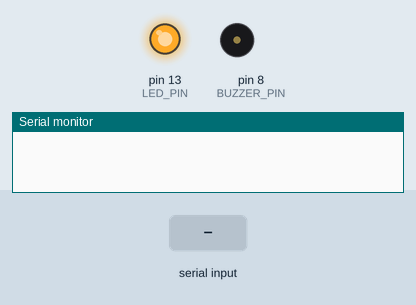
Simulated run of this sketch. Board: Arduino Uno, built with avr-gcc and run on an emulated ATmega328P. Shown: output pins drawn as LEDs (lit = HIGH), buzzer (waves = sounding, pin HIGH), the last lines printed to the serial monitor. Dashed ring = blinking. The test bench sets the inputs (shaded band).

Above: at 0.1 s.
At 1.9 s:
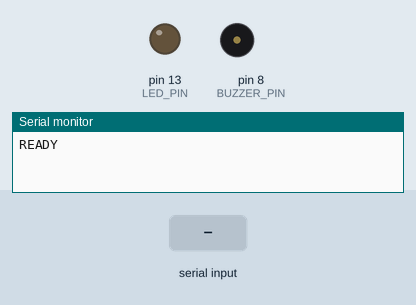
2.0 s: "ALERT_ON\n" received over Serial
At 2.31 s:
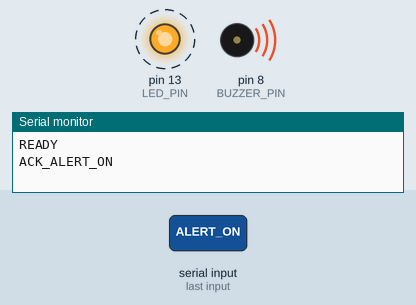
5.0 s: "ALERT_OFF\n" received over Serial
Timing chart, 0 to 8.0 s (numbered marks = the images above; inputs shaded):
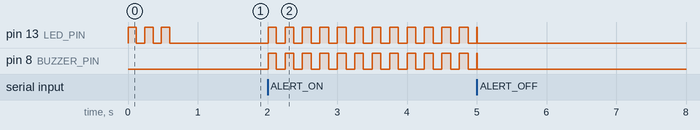

The sketch:

arduino_code.ino
```cpp
/*
 * arduino_code.ino
 * ─────────────────────────────────────────────────────────────
 * AI Driver Drowsiness Detection System — Arduino Firmware
 *
 * Hardware
 * ────────
 *  • Buzzer  →  Digital Pin 8
 *  • LED     →  Digital Pin 13 (onboard LED also activates)
 *
 * Serial Protocol (9600 baud, newline-terminated)
 * ───────────────────────────────────────────────
 *  PC → Arduino  :  "ALERT_ON\n"   → buzzer ON  + LED ON
 *                   "ALERT_OFF\n"  → buzzer OFF + LED OFF
 *                   "PING\n"       → responds "PONG\n" (health-check)
 *
 * Wiring
 * ──────
 *  Buzzer  (+) → Pin 8   |  Buzzer  (-) → GND
 *  LED     (+) → Pin 13 via 220Ω resistor  |  LED (-) → GND
 *
 *  (For active buzzer: directly to pin 8 and GND)
 *  (For passive buzzer: tone() is used instead of digitalWrite)
 *
 * ─────────────────────────────────────────────────────────────
 */

// ── Pin definitions ──────────────────────────────────────────
const int BUZZER_PIN = 8;
const int LED_PIN    = 13;

// ── Buzzer tone (Hz) — only used for passive buzzers ─────────
const int ALERT_TONE_HZ = 2400;

// ── State ────────────────────────────────────────────────────
bool alertActive = false;

// ── Serial buffer ─────────────────────────────────────────────
String inputBuffer = "";

// ─────────────────────────────────────────────────────────────
void setup() {
  Serial.begin(9600);
  Serial.setTimeout(100);

  pinMode(BUZZER_PIN, OUTPUT);
  pinMode(LED_PIN,    OUTPUT);

  digitalWrite(BUZZER_PIN, LOW);
  digitalWrite(LED_PIN,    LOW);

  // Brief startup blink so we know the board is alive
  for (int i = 0; i < 3; i++) {
    digitalWrite(LED_PIN, HIGH);
    delay(120);
    digitalWrite(LED_PIN, LOW);
    delay(120);
  }

  Serial.println("READY");   // tell Python we are up
}

// ─────────────────────────────────────────────────────────────
void loop() {
  // ── Read serial commands ────────────────────────────────────
  while (Serial.available()) {
    char c = (char)Serial.read();
    if (c == '\n' || c == '\r') {
      processCommand(inputBuffer);
      inputBuffer = "";
    } else {
      inputBuffer += c;
      if (inputBuffer.length() > 32) inputBuffer = "";  // overflow guard
    }
  }

  // ── Alert pattern ───────────────────────────────────────────
  if (alertActive) {
    // Pulse LED + buzzer at ~4 Hz
    unsigned long t = millis();
    if ((t / 125) % 2 == 0) {
      digitalWrite(LED_PIN, HIGH);
      // Uncomment for PASSIVE buzzer:
      // tone(BUZZER_PIN, ALERT_TONE_HZ);
      // For ACTIVE buzzer:
      digitalWrite(BUZZER_PIN, HIGH);
    } else {
      digitalWrite(LED_PIN, LOW);
      // noTone(BUZZER_PIN);   // passive buzzer
      digitalWrite(BUZZER_PIN, LOW);
    }
  }
}

// ─────────────────────────────────────────────────────────────
void processCommand(String cmd) {
  cmd.trim();

  if (cmd == "ALERT_ON") {
    alertActive = true;
    Serial.println("ACK_ALERT_ON");

  } else if (cmd == "ALERT_OFF") {
    alertActive = false;
    digitalWrite(BUZZER_PIN, LOW);
    // noTone(BUZZER_PIN);   // passive buzzer
    digitalWrite(LED_PIN, LOW);
    Serial.println("ACK_ALERT_OFF");

  } else if (cmd == "PING") {
    Serial.println("PONG");

  } else if (cmd.length() > 0) {
    Serial.print("UNKNOWN:");
    Serial.println(cmd);
  }
}
```

Measured:
- after the input at 2.0 s, pin 13 (LED_PIN), pin 8 (BUZZER_PIN): alternates HIGH for 0.12 s and LOW for 0.12 s, starting at once
